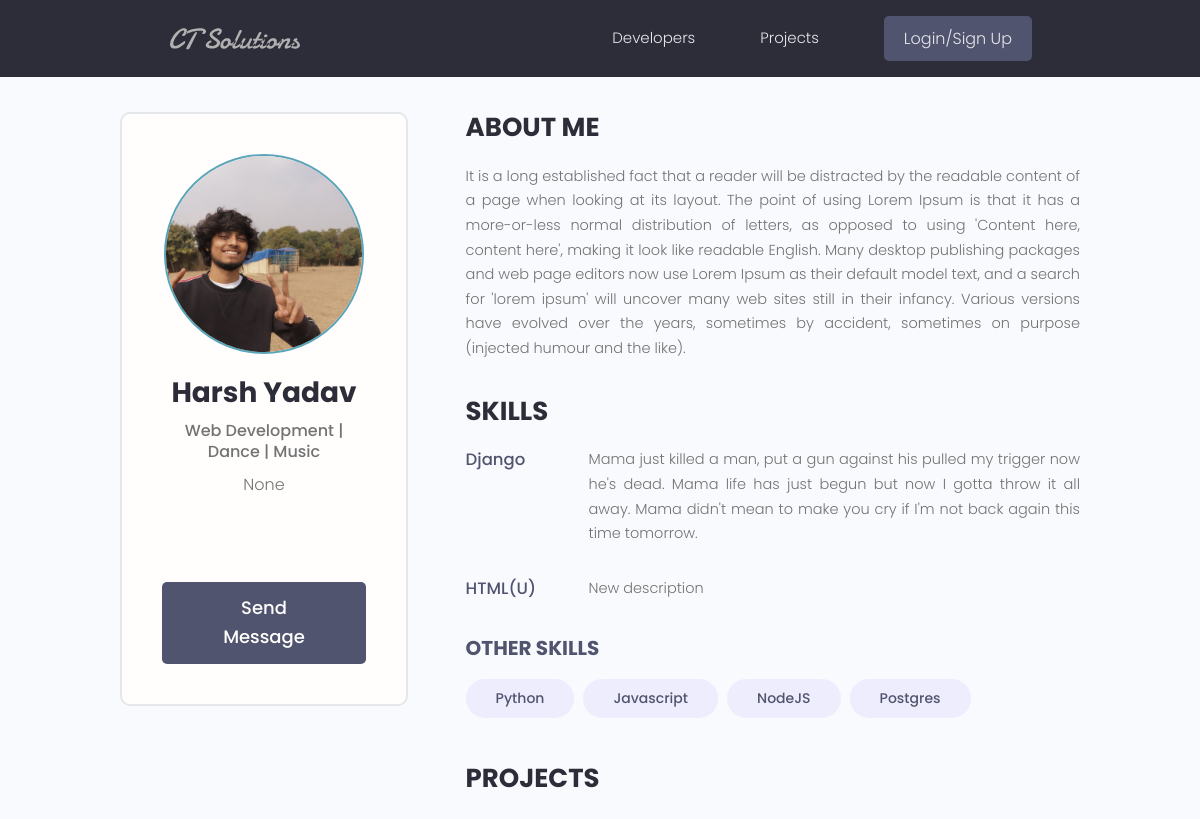
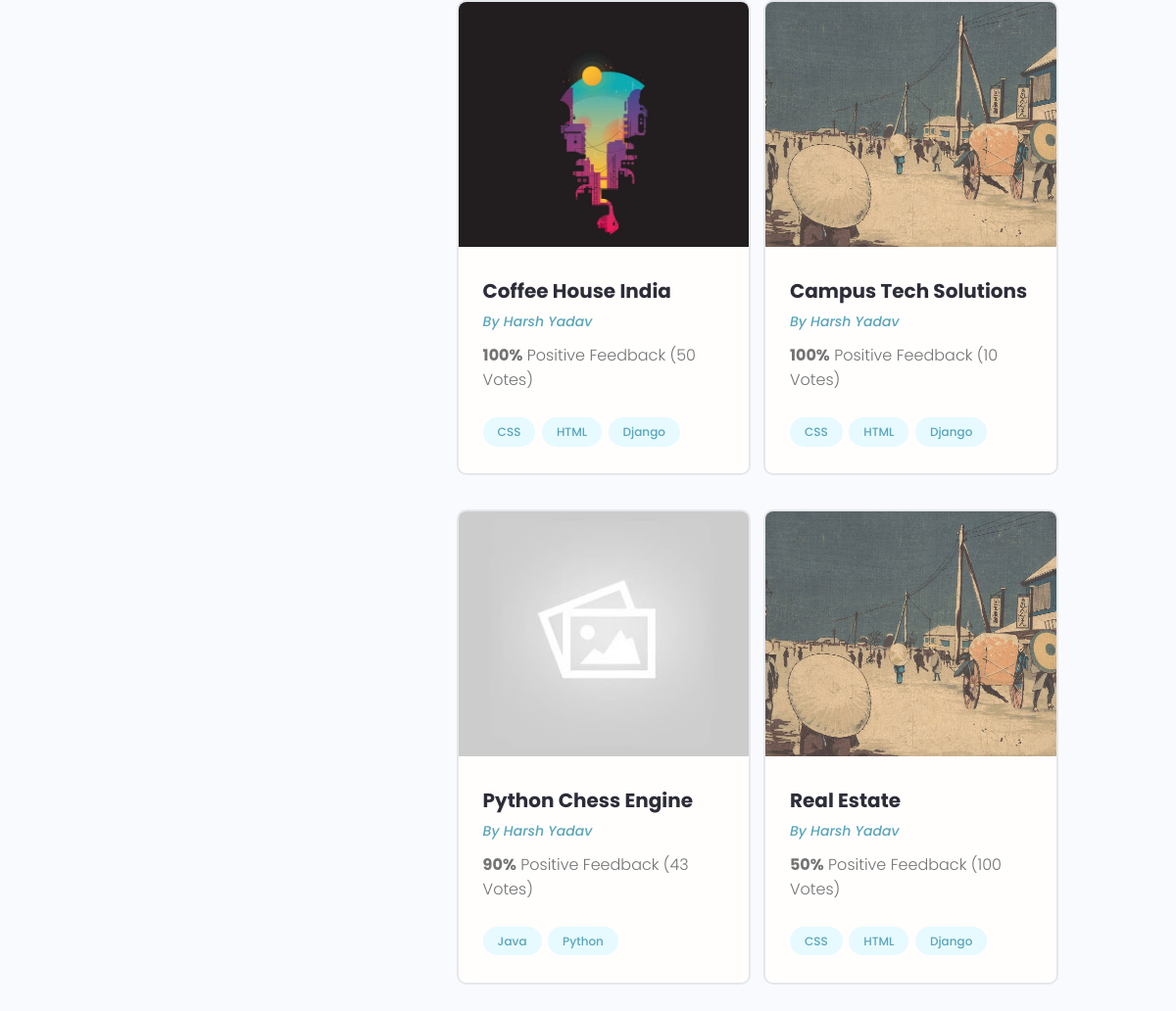
Page /profile/e489caee-404b-49c4-828a-df996deeba19/ on the earlier database version (2 pictures, top to bottom).
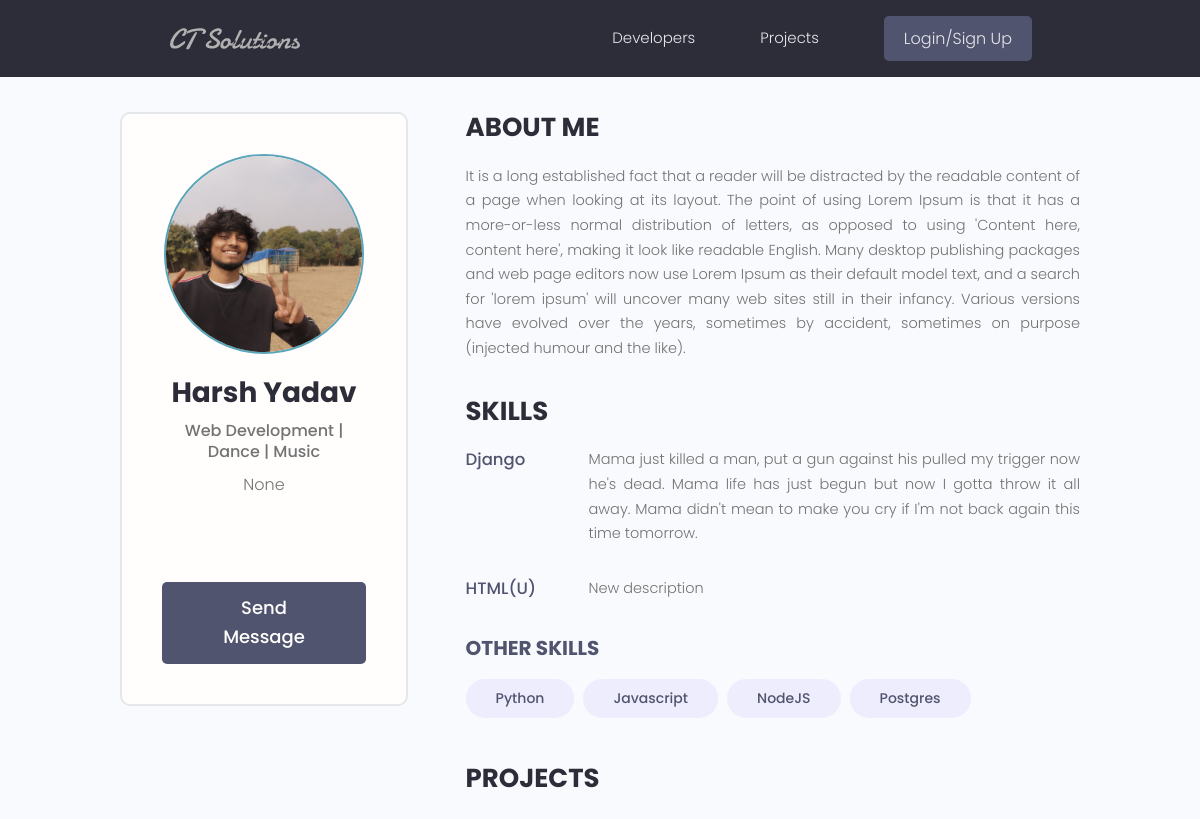
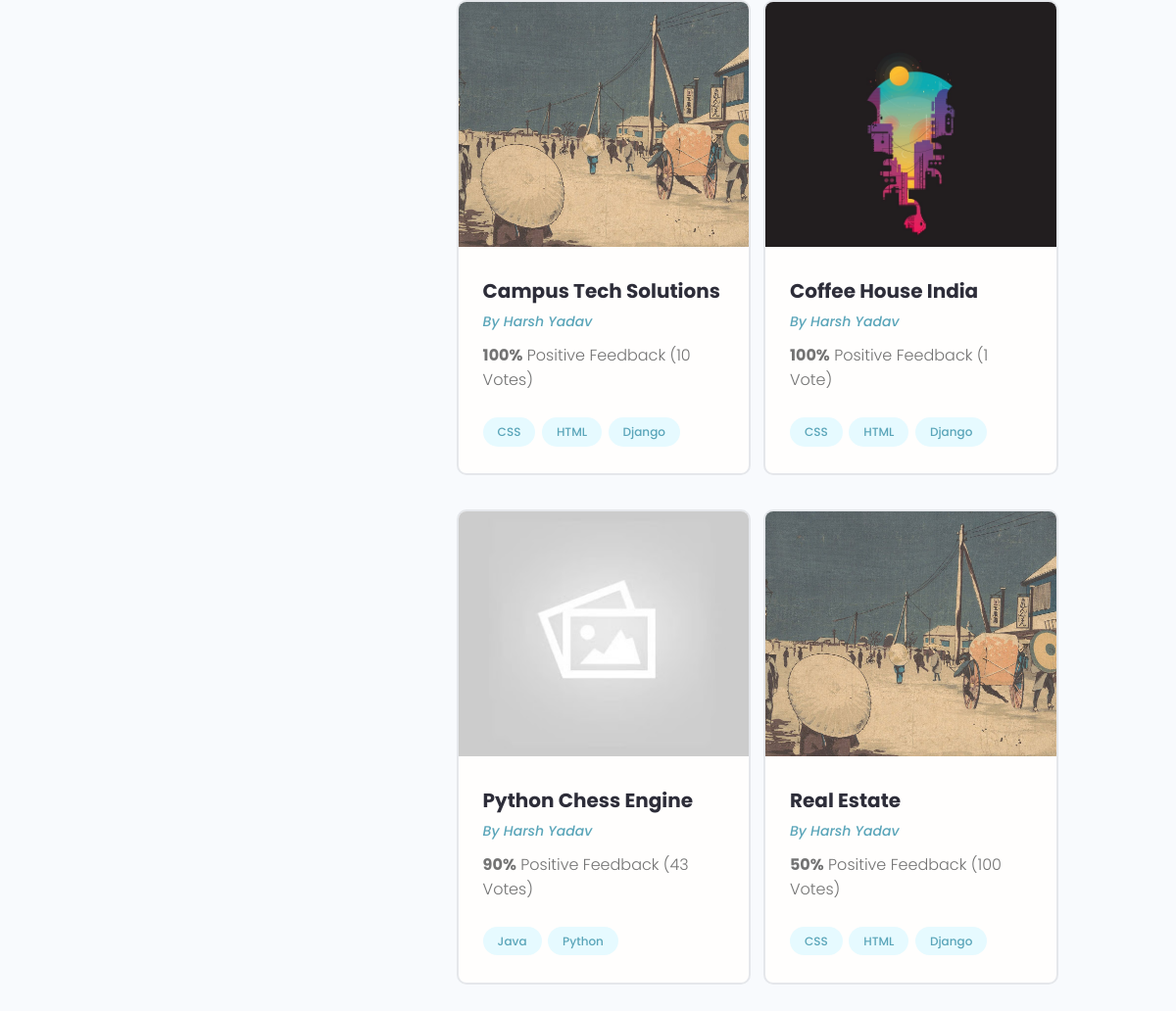
Same page on the later database version (2 pictures, top to bottom).
### users/models.py (models this page shows, shortened)
class Skill(models.Model):
    owner = models.ForeignKey(Profile, on_delete=models.CASCADE, null=True, blank=True)
    name = models.CharField(max_length=200, null=True, blank=True)
    description = models.TextField(null=True, blank=True)
    created = models.DateTimeField(auto_now_add=True)
    id = models.UUIDField(default = uuid.uuid4, unique = True, primary_key=True, editable=False)

class Profile(models.Model):
    user = models.OneToOneField(User, on_delete=models.CASCADE, null=True, blank=True)
    name = models.CharField(max_length=200, null=True, blank=True)
    email = models.EmailField(max_length=500, blank=True, null=True)
    username = models.CharField(max_length=200, null=True, blank=True)
    location = models.CharField(max_length=200, null=True, blank=True)
    short_intro = models.CharField(max_length=500, blank=True, null=True)
    bio = models.TextField(blank=True, null=True)
    profile_image = models.ImageField(null=True, blank=True, upload_to='profiles/', default='profiles/user-default.png')
    social_github = models.CharField(max_length=200, null=True, blank=True)
    social_twitter = models.CharField(max_length=200, null=True, blank=True)
    social_linkedin = models.CharField(max_length=200, null=True, blank=True)
    social_youtube = models.CharField(max_length=200, null=True, blank=True)
    social_website = models.CharField(max_length=200, null=True, blank=True)
    created = models.DateTimeField(auto_now_add=True)
    id = models.UUIDField(default = uuid.uuid4, unique = True, primary_key=True, editable=False)
    class Meta:
        ordering = ['created']

### projects/models.py (models this page shows, shortened)
class Project(models.Model):
    owner = models.ForeignKey(Profile, on_delete=models.SET_NULL, null=True, blank=True)
    title = models.CharField(max_length=200)
    description = models.TextField(null=True, blank=True)
    feature_image = models.ImageField(
        null=True, blank=True, default='default.jpg')
    demo_link = models.CharField(max_length=1000, null=True, blank=True)
    source_link = models.CharField(max_length=1000, null=True, blank=True)
    vote_total = models.IntegerField(default=0)
    vote_ratio = models.IntegerField(default=0)
    tags = models.ManyToManyField('Tag', blank=True)
    created = models.DateTimeField(auto_now_add=True)
    id = models.UUIDField(default = uuid.uuid4, unique = True, primary_key=True, editable=False)
    class Meta:
        ordering = ['-vote_ratio', '-vote_total', 'title']

class Tag(models.Model):
    name = models.CharField(max_length=200)
    created = models.DateTimeField(auto_now_add=True)
    id = models.UUIDField(default = uuid.uuid4, unique = True, primary_key=True, editable=False)
    def __str__(self):
        return self.name

### users/views.py (the view)
# urls.py: path('profile/<str:pk>/', views.userProfile, name="user-profile"),
def userProfile(request, pk):
    profileObj = Profile.objects.get(id=pk)
    topSkills = profileObj.skill_set.exclude(description__exact="")
    otherSkills = profileObj.skill_set.filter(description="")
    context = {
        'profile':profileObj,
        'topSkills':topSkills,
        'otherSkills':otherSkills
    }
    return render(request, 'users/user-profile.html', context)

### users/templates/users/user-profile.html (shortened to what this page needs)
{% extends 'main.html' %}
{% load static %}
{% block content %}
    <main class="profile my-md">
        <div class="container">
        <div class="layout">
            <div class="column column--1of3">
            <div class="card text-center">
                <div class="card__body dev">
                <img class="avatar avatar--xl" src="{{profile.profile_image.url}}" />
                <h2 class="dev__name">{{profile.name}}</h2>
                <p class="dev__title">{{profile.short_intro}}</p>
                <p class="dev__location">{{profile.location}}</p>
                <ul class="dev__social">
                </ul>
                {% if request.user.profile.id != profile.id %}
                <a href="{% url 'create-message' profile.id %}" class="btn btn--sub btn--lg">Send Message </a>
                {% endif %}
                </div>
            </div>
            </div>
            <div class="column column--2of3">
            <div class="devInfo">
                <h3 class="devInfo__title">About Me</h3>
                <p class="devInfo__about">
                {{profile.bio}}
                </p>
            </div>
            <div class="devInfo">
                <h3 class="devInfo__title">Skills</h3>
                <div class="devInfo__skills">
                {% for topSkill in topSkills %}
                <div class="devSkill">
                    <h4 class="devSkill__title">{{topSkill.name}}</h4>
                    <p class="devSkill__info">
                    {{topSkill.description}}
                    </p>
                </div>
                {% endfor %}
                <h3 class="devInfo__subtitle">Other Skills</h3>
                <div class="devInfo__otherSkills">
                    {% for otherSkill in otherSkills %}
                    <span class="tag tag--pill tag--sub tag--lg">
                    <small>{{otherSkill.name}}</small>
                    </span>
                    {% endfor %}
                </div>
                </div>
            </div>
            <div class="devInfo">
                <h3 class="devInfo__title">Projects</h3>
                <div class="grid grid--two">
                {% for project in profile.project_set.all %}
                <div class="column">
                    <div class="card project">
                    <a href="{% url 'project' project.id %}" class="project">
                        <img class="project__thumbnail" src="{{project.feature_image.url}}" alt="project thumbnail" />
                        <div class="card__body">
                        <h3 class="project__title">{{project.title}}</h3>
                        <p><a class="project__author" href="{% url 'user-profile' project.owner.id %}">By {{project.owner.name}}</a></p>
                        <p class="project--rating">
                            <span style="font-weight: bold;">{{project.vote_ratio}}%</span> Positive
                            Feedback ({{project.vote_total}} Vote{{project.vote_total|pluralize:"s"}})
                        </p>
                        <div class="project__tags">
                            {% for tag in project.tags.all %}
                            <span class="tag tag--pill tag--main">
                            <small>{{tag}}</small>
                            </span>
                            {% endfor %}
                        </div>
                        </div>
                    </a>
                    </div>
                </div>
                {% endfor %}
                </div>
            </div>
            </div>
        </div>
        </div>
    </main>
{% endblock content %}

Differences in the rows shown:
shown differently, row unchanged: Project "Campus Tech Solutions": moves up the list
changed Project "Coffee House India": vote_total "50" → "1"
